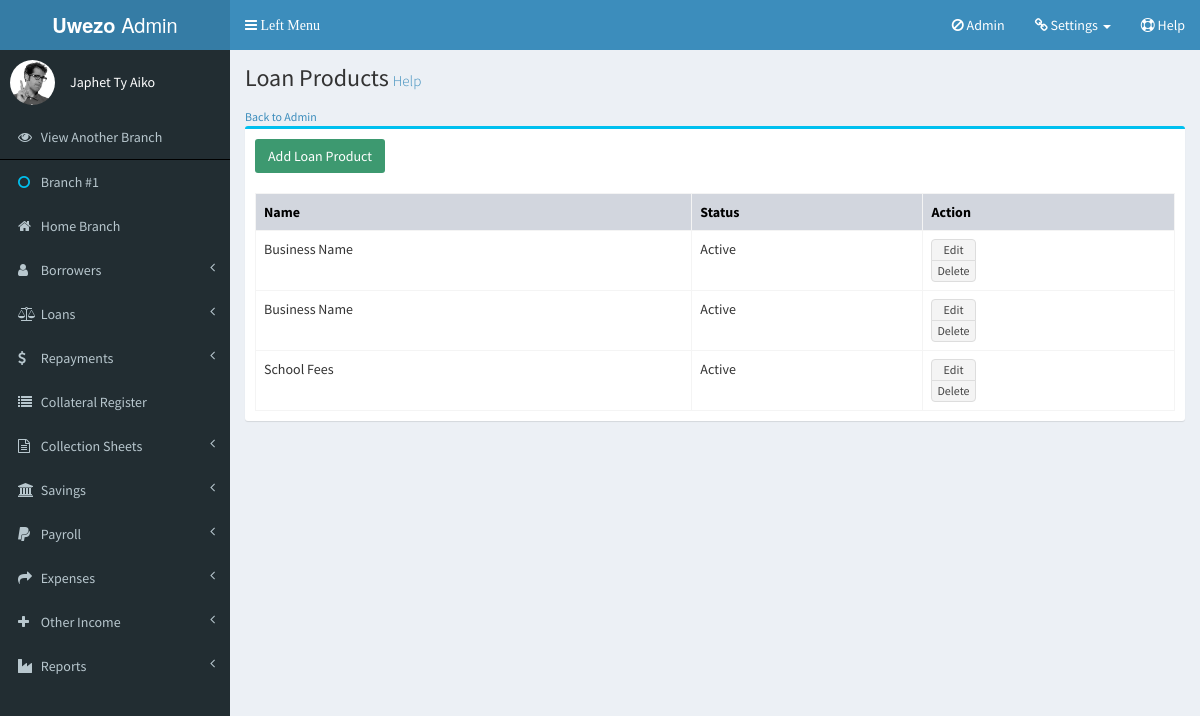
/admin/view_loan_products.php, run on the app's committed database.
### tables this page shows
CREATE TABLE `loan_product` (
  `id` int(11) NOT NULL,
  `name` varchar(100) NOT NULL,
  `decimal_places` int(11) NOT NULL,
  `repayment_order` varchar(200) NOT NULL,
  `disbursement_mtds` varchar(200) DEFAULT NULL,
  `creation_user` int(11) NOT NULL,
  `creation_date` datetime NOT NULL DEFAULT CURRENT_TIMESTAMP,
  `active_flg` int(11) NOT NULL DEFAULT '1' COMMENT '0-Inactive 1-active',
  `last_modified_by` int(11) DEFAULT NULL,
  `field1` varchar(100) DEFAULT NULL,
  `field2` varchar(100) DEFAULT NULL
);

### helpers/DbAcess.php (called while the page is built, shortened)
<?php
class DbAcess {
    private $conn;
    public function __construct() {
        $servername = "localhost";
        $username = "root";
        $password = "readme";
        $this->conn = new mysqli($servername, $username, $password);
        mysqli_select_db($this->conn, "loandisk");
    }
    public function select($table, $cols = array(), $where = FALSE) {
        $q = "Select ";
        if (empty($cols)) {
            $q = "select *";
        }
        $q.=" from $table";
        $query = mysqli_query($this->conn, $q);
        $result = array();
        if ($query) {
            while ($row = mysqli_fetch_array($query, MYSQL_ASSOC)) {
                $result[] = $row;
            }
            if (count($result) == 1) {
                return $result[0];
            } else {
                return $result;
            }
        } else {
            echo 'Erorr ' . mysqli_error($this->conn);
        }
        return FALSE;
    }
}

### admin/view_loan_products.php (the view, shortened to what this page needs)
<?php
include '../helpers/DbAcess.php';
$db = new DbAcess();
$loanProducts = $db->select("loan_product");
?>
<!DOCTYPE html>
<html>
    <head>
        <link rel="stylesheet" href="../bootstrap/css/bootstrap.min.css">
        <link rel="stylesheet" href="https://cdnjs.cloudflare.com/ajax/libs/font-awesome/4.5.0/css/font-awesome.min.css">
        <link rel="stylesheet" href="https://cdnjs.cloudflare.com/ajax/libs/ionicons/2.0.1/css/ionicons.min.css">
        <link rel="stylesheet" href="../dist/css/AdminLTE.css">
        <link rel="stylesheet" href="../dist/css/skins/skin-blue.min.css">
        <link rel="stylesheet" href="../plugins/datatables/dataTables.bootstrap.css">
        <link rel="stylesheet" type="text/css" href="https://cdn.datatables.net/select/1.2.1/css/select.dataTables.min.css">
        <link rel="stylesheet" type="text/css" href="https://cdn.datatables.net/buttons/1.2.4/css/buttons.dataTables.min.css">
        <link rel="stylesheet" type="text/css" href="https://cdn.datatables.net/scroller/1.4.2/css/scroller.dataTables.min.css">
        <link rel="stylesheet" type="text/css" href="https://cdn.datatables.net/buttons/1.2.4/css/buttons.dataTables.min.css">
        <link rel="stylesheet" href="../css/style.css">
        <link type="text/css" rel="stylesheet" href="../tab_assets/jquery.pwstabs.css">
        <link rel="stylesheet" type="text/css" href="../css/jquery.datepick.css">
    </head>
    <body class="hold-transition skin-blue sidebar-mini" onload="doOnLoad();">
        <div class="wrapper">
            <?php include '../main_menu.php'; ?>
            <div class="content-wrapper">
                <section class="content-header"><h1>Loan Products<small><a href="" target="_blank">Help</a></small></h1>
                </section>
                <section class="content"><small><a href="index.html">Back to Admin</a></small>
                    <div class="box box-info">
                        <div class="box-body table-responsive"><div class="btn-group-horizontal"><a type="button" class="btn bg-olive margin-bottom" href="add_loan_product.html">Add Loan Product</a></div>
                            <table class="table table-bordered">
                                <tr class="bg-gray">
                                    <th>Name</th>
                                    <th>Status</th>
                                    <th>Action</th>
                                </tr>
                                <?php
                                foreach ($loanProducts as $loan) {
                                    ?>
                              <tr>
                                    <td><?=$loan['name']?></td>
                                    <td><?=$loan['active_flg']==1?"Active":"Deactivated"?></td>
                                    <td>
                                        <div class="btn-group-vertical">
                                            <a type="button" class="btn btn-xs btn-default btn-block" href="add_loan_product_edit.php?id=<?=$loan['id']?>">Edit</a>
                                            <a type="button" class="btn btn-xs btn-default btn-block" href="loan_product_action_delete.html" onClick="javascript:return confirm('Are you sure you want to Delete?')">Delete</a>
                                        </div>
                                    </td>
                                </tr>
                             <?php   }
                                ?>
                            </table>
                        </div>
                    </div>
                </section>
            </div>
        </div>
    </body>
</html>

### data on the page
loan_product: name "Business Name", active_flg "Active"
loan_product: name "Business Name", active_flg "Active"
loan_product: name "School Fees", active_flg "Active"
